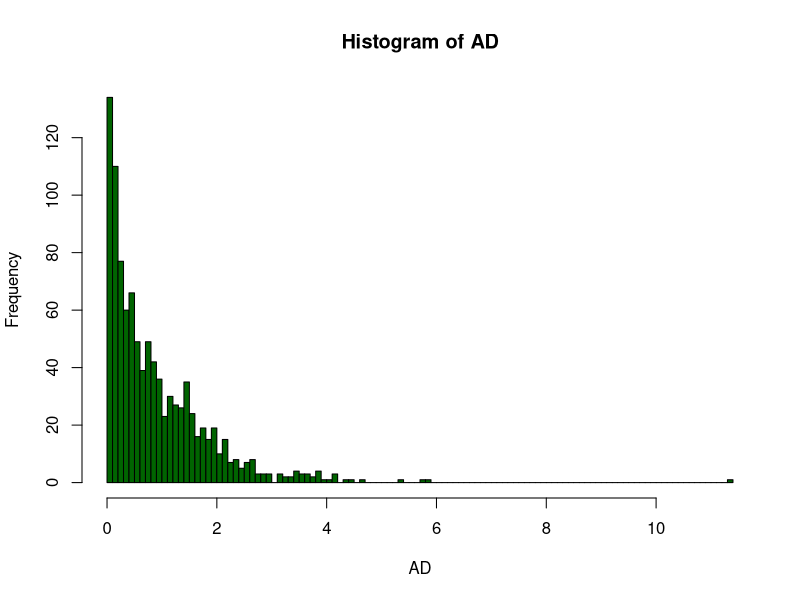

Recreate this plot in R.
AD=function(n,alpha)
{
AD=vector(length=n)
i=1;count=0
e=exp(1)
#print(e/(e+alpha))
k=(e+alpha)/(e*alpha)
#print(k)
while(i<=n)
{
arr=runif(2)
count=count+1
if (arr[1]<=e/(e+alpha)) 
{
X=((arr[1]*(e+alpha))/e)^(1/alpha)
}
else 
{
X=-log(k*(1-arr[1]))
}
#cat(arr[1],arr[2],X,"\n")
if (X<=1 && X!=0 && arr[2]<=exp(-X))
{
AD[i]=X
i=i+1
}
if (X>1 && arr[2]<=X^(alpha-1))
{
AD[i]=X
i=i+1
}
}
integrand=function(x){x^(alpha)*exp(-1*x)}
c=integrate(integrand,lower=0,upper=Inf)$value
cat("Theoritical Acceptance via AD method:",
e*c/(e+alpha),"\n")
#print(1/c)
cat("Acceptance Obtained:",n/count,"\n")
png("image1.png")
hist(AD,breaks=100,col="darkgreen")
dev.off()
#cat((n/count))

}
AD(1000,0.9)
